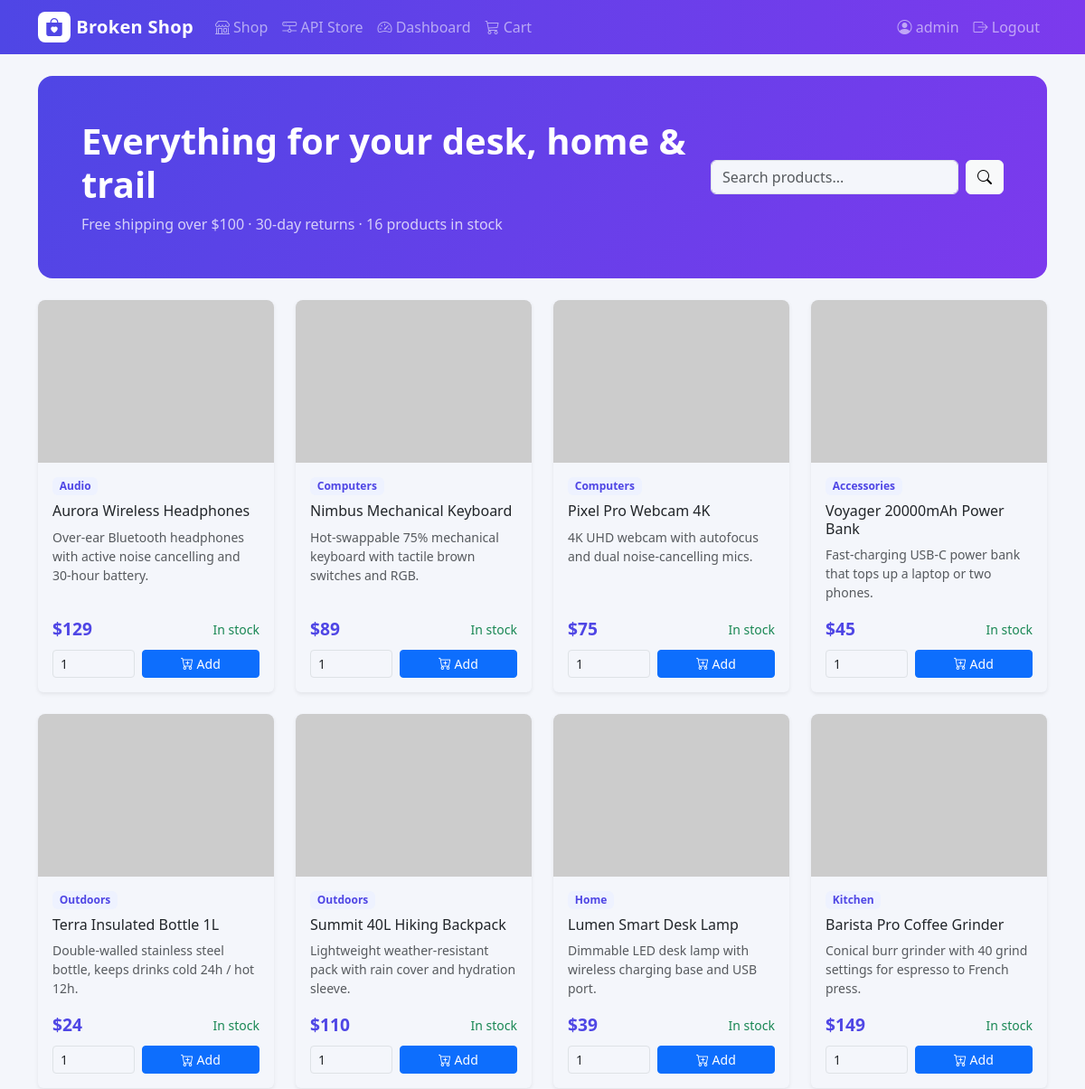
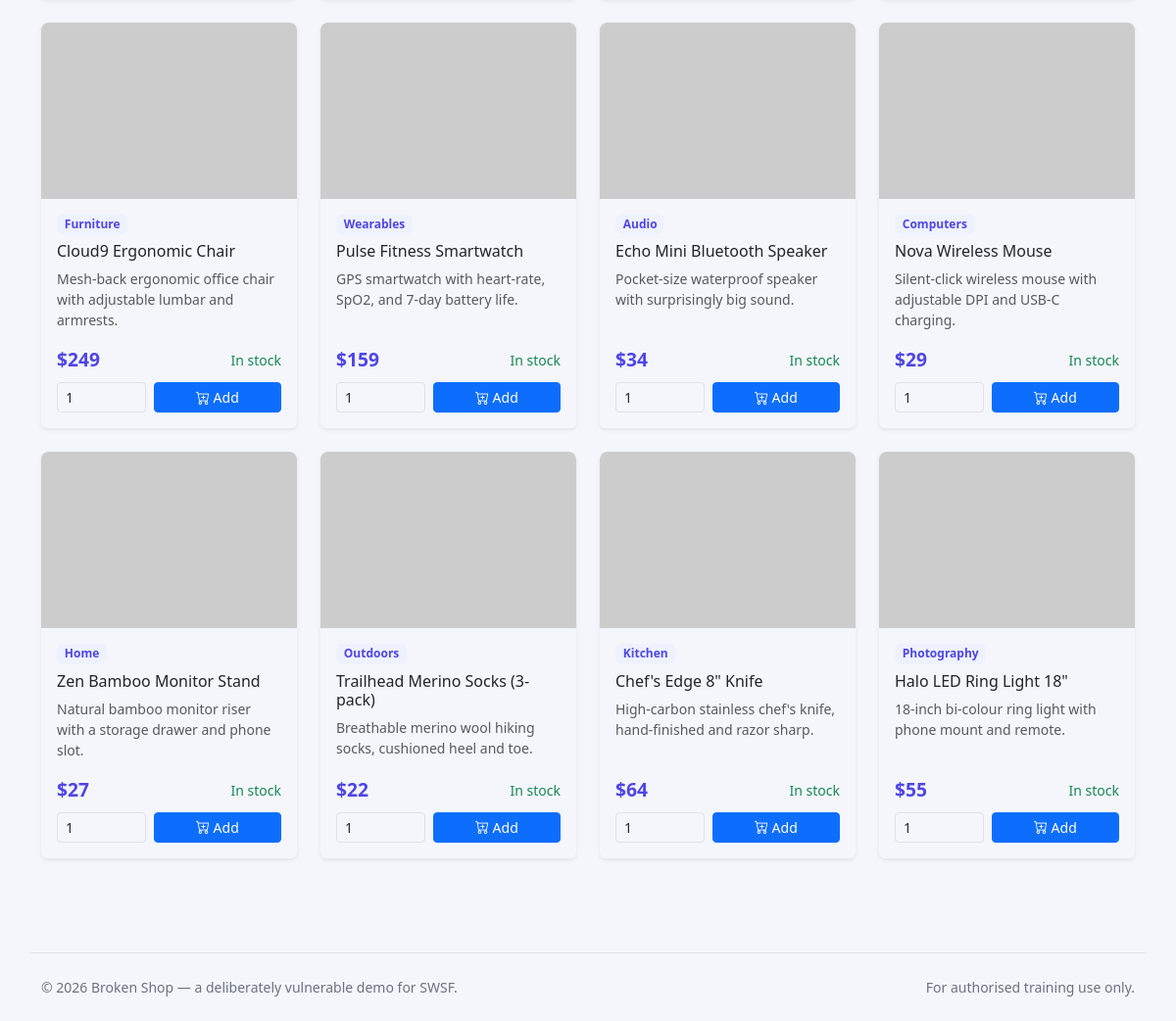
The page /item/ (signed in) on the database its author committed (2 pictures, top to bottom).
### dapp/models.py (models this page shows, shortened)
class Item(models.Model):
    name = models.CharField(max_length=100)
    price = models.IntegerField()
    description = models.TextField(blank=True, default="")
    category = models.CharField(max_length=50, blank=True, default="General")
    image_url = models.CharField(max_length=300, blank=True, default="")
    stock = models.IntegerField(default=100)

### dapp/views.py (the view)
# urls.py: path('item/', views.item_view, name="item"),
def item_view(request):
    if request.method == "GET":
        query = request.GET.get("q", "")
        items = Item.objects.filter(name__icontains=query) if query else Item.objects.all()
        context = {}
        context["items"] = items
        context["query"] = query
        return render(request, "item.html", context)

### dapp/templates/item.html (shortened to what this page needs)
{% extends "base.html" %}
{% block content %}
<div class="hero p-4 p-md-5 mb-4">
    <div class="row align-items-center">
        <div class="col-md-8">
            <h1 class="fw-bold mb-2">Everything for your desk, home & trail</h1>
            <p class="mb-0 opacity-75">Free shipping over $100 · 30-day returns · {{ items|length }} products in stock</p>
        </div>
        <div class="col-md-4 mt-3 mt-md-0">
            <form action="/item/" method="GET" class="d-flex">
                <input type="text" class="form-control me-2" name="q" value="{{ query }}" placeholder="Search products...">
                <button type="submit" class="btn btn-light"><i class="bi bi-search"></i></button>
            </form>
        </div>
    </div>
</div>
{% if items %}
<div class="row g-4">
    {% for item in items %}
    <div class="col-sm-6 col-lg-4 col-xl-3">
        <div class="card product-card shadow-sm h-100">
            {% if item.image_url %}
            <img src="{{ item.image_url }}" alt="{{ item.name }}" class="product-img">
            {% endif %}
            <div class="card-body d-flex flex-column">
                <span class="badge cat-badge align-self-start mb-2">{{ item.category }}</span>
                <h2 class="h6 card-title">{{ item.name }}</h2>
                <p class="card-text small text-muted flex-grow-1">{{ item.description|truncatechars:80 }}</p>
                <div class="d-flex justify-content-between align-items-center mb-2">
                    <span class="price">${{ item.price }}</span>
                    <span class="small {% if item.stock > 0 %}text-success{% else %}text-danger{% endif %}">
                        {% if item.stock > 0 %}In stock{% else %}Sold out{% endif %}
                    </span>
                </div>
                <form action="/cart/" method="POST" class="row g-2 align-items-end">
                    <div class="col-5">
                        <input type="number" class="form-control form-control-sm" aria-label="Quantity"
                               name="item_qty" min="1" value="1" required>
                    </div>
                    <div class="col-7">
                        <button type="submit" class="btn btn-primary btn-sm w-100">
                            <i class="bi bi-cart-plus"></i> Add
                        </button>
                    </div>
                </form>
            </div>
        </div>
    </div>
    {% endfor %}
</div>
{% else %}
<div class="alert alert-info" role="alert">No products match your search.</div>
{% endif %}
{% endblock %}

### dapp/templates/base.html (shortened to what this page needs)
<!DOCTYPE html>
<html lang="en">
<head>
    <link href="https://cdn.jsdelivr.net/npm/bootstrap@5.3.3/dist/css/bootstrap.min.css" rel="stylesheet"
>
    <link rel="stylesheet" href="https://cdn.jsdelivr.net/npm/bootstrap-icons@1.11.3/font/bootstrap-icons.min.css">
</head>
<body>
<nav class="navbar navbar-expand-lg navbar-dark mb-4" style="background:linear-gradient(90deg,#4f46e5,#7c3aed);">
    <div class="container">
        <a class="navbar-brand d-flex align-items-center" href="/item/">
            <span class="brand-mark"><i class="bi bi-bag-heart-fill"></i></span> Broken Shop
        </a>
        <div class="collapse navbar-collapse" id="navbarNav">
            <ul class="navbar-nav me-auto">
                <li class="nav-item"><a class="nav-link" href="/item/"><i class="bi bi-shop"></i> Shop</a></li>
                <li class="nav-item"><a class="nav-link" href="/store/"><i class="bi bi-hdd-network"></i> API Store</a></li>
                {% if user.is_authenticated %}
                <li class="nav-item"><a class="nav-link" href="/hello/"><i class="bi bi-speedometer2"></i> Dashboard</a></li>
                <li class="nav-item"><a class="nav-link" href="/cart/"><i class="bi bi-cart3"></i> Cart</a></li>
                {% endif %}
            </ul>
            <ul class="navbar-nav ms-auto">
                {% if user.is_authenticated %}
                <li class="nav-item"><a class="nav-link" href="/profile/"><i class="bi bi-person-circle"></i> {{ user.username }}</a></li>
                <li class="nav-item"><a class="nav-link" href="/logout/"><i class="bi bi-box-arrow-right"></i> Logout</a></li>
                {% else %}
                <li class="nav-item"><a class="nav-link" href="/login/">Login</a></li>
                <li class="nav-item"><a class="btn btn-light btn-sm ms-lg-2 mt-2 mt-lg-0" href="/register/">Sign up</a></li>
                {% endif %}
            </ul>
        </div>
    </div>
</nav>
<main class="container pb-5">
    {% block content %}{% endblock %}
</main>
<footer class="container py-4 border-top mt-5">
    <div class="d-flex flex-wrap justify-content-between small">
        <span>&copy; 2026 Broken Shop — a deliberately vulnerable demo for SWSF.</span>
        <span>For authorised training use only.</span>
    </div>
</footer>
</body>
</html>

### dapp/templates/base.html (style rules this page uses)
:root { --bs-body-bg: #f4f6fb; }
body { background: var(--bs-body-bg); }
.navbar-brand { font-weight: 700; letter-spacing: .3px; }
.brand-mark { background: #fff; color: #4f46e5; border-radius: 8px; padding: 2px 8px; margin-right: 6px; }
.hero { background: linear-gradient(120deg, #4f46e5, #7c3aed); color: #fff; border-radius: 16px; }
.product-card { transition: transform .12s ease, box-shadow .12s ease; border: 0; }
.product-img { height: 180px; object-fit: cover; border-top-left-radius: .5rem; border-top-right-radius: .5rem; }
.price { font-size: 1.2rem; font-weight: 700; color: #4f46e5; }
.cat-badge { background: #eef2ff; color: #4f46e5; font-weight: 600; }
footer { color: #6b7280; }

### rows shown on the page
Item: category "Audio", name "Aurora Wireless Headphones", description "Over-ear Bluetooth headphones with active noise cancelling and 30-hour battery.", price "129", stock "In stock"
Item: category "Computers", name "Nimbus Mechanical Keyboard", description "Hot-swappable 75% mechanical keyboard with tactile brown switches and RGB.", price "89", stock "In stock"
Item: category "Computers", name "Pixel Pro Webcam 4K", description "4K UHD webcam with autofocus and dual noise-cancelling mics.", price "75", stock "In stock"
Item: category "Accessories", name "Voyager 20000mAh Power Bank", description "Fast-charging USB-C power bank that tops up a laptop or two phones.", price "45", stock "In stock"
Item: category "Outdoors", name "Terra Insulated Bottle 1L", description "Double-walled stainless steel bottle, keeps drinks cold 24h / hot 12h.", price "24", stock "In stock"
Item: category "Outdoors", name "Summit 40L Hiking Backpack", description "Lightweight weather-resistant pack with rain cover and hydration sleeve.", price "110", stock "In stock"
Item: category "Home", name "Lumen Smart Desk Lamp", description "Dimmable LED desk lamp with wireless charging base and USB port.", price "39", stock "In stock"
Item: category "Kitchen", name "Barista Pro Coffee Grinder", description "Conical burr grinder with 40 grind settings for espresso to French press.", price "149", stock "In stock"
Item: category "Furniture", name "Cloud9 Ergonomic Chair", description "Mesh-back ergonomic office chair with adjustable lumbar and armrests.", price "249", stock "In stock"
Item: category "Wearables", name "Pulse Fitness Smartwatch", description "GPS smartwatch with heart-rate, SpO2, and 7-day battery life.", price "159", stock "In stock"
Item: category "Audio", name "Echo Mini Bluetooth Speaker", description "Pocket-size waterproof speaker with surprisingly big sound.", price "34", stock "In stock"
Item: category "Computers", name "Nova Wireless Mouse", description "Silent-click wireless mouse with adjustable DPI and USB-C charging.", price "29", stock "In stock"
Item: category "Home", name "Zen Bamboo Monitor Stand", description "Natural bamboo monitor riser with a storage drawer and phone slot.", price "27", stock "In stock"
Item: category "Outdoors", name "Trailhead Merino Socks (3-pack)", description "Breathable merino wool hiking socks, cushioned heel and toe.", price "22", stock "In stock"
Item: category "Kitchen", name "Chef's Edge 8\" Knife", description "High-carbon stainless chef's knife, hand-finished and razor sharp.", price "64", stock "In stock"
Item: category "Photography", name "Halo LED Ring Light 18\"", description "18-inch bi-colour ring light with phone mount and remote.", price "55", stock "In stock"

### other values the page prints
{{ user.username }} "admin"
{{ items|length }} "16"
